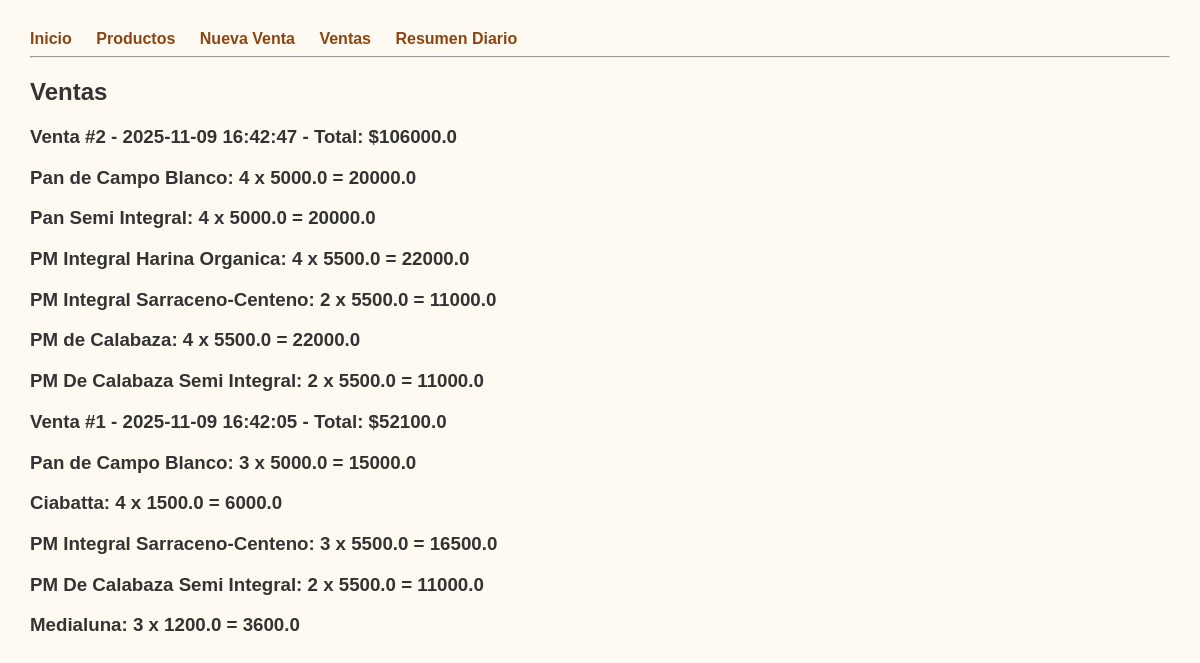
The app's page /ventas with its own data.
### tables this page shows
CREATE TABLE ventas (
    id INTEGER PRIMARY KEY AUTOINCREMENT,
    fecha TEXT NOT NULL,
    total REAL NOT NULL
);

CREATE TABLE detalle_ventas (
    id INTEGER PRIMARY KEY AUTOINCREMENT,
    id_venta INTEGER,
    id_producto INTEGER,
    cantidad INTEGER,
    precio_unitario REAL,
    subtotal REAL,
    FOREIGN KEY(id_venta) REFERENCES ventas(id),
    FOREIGN KEY(id_producto) REFERENCES productos(id)
);

CREATE TABLE productos (
    id INTEGER PRIMARY KEY AUTOINCREMENT,
    nombre TEXT NOT NULL,
    precio REAL NOT NULL,
    stock INTEGER DEFAULT 0
);

### app.py (the view)
@app.route('/ventas')
def ventas():
    ventas = ejecutar_consulta("SELECT * FROM ventas ORDER BY fecha DESC", fetch=True)
    detalle = {}
    for v in ventas:
        id_v = v[0]
        detalle[id_v] = ejecutar_consulta(
            """SELECT p.nombre, d.cantidad, d.precio_unitario, d.subtotal
               FROM detalle_ventas d
               JOIN productos p ON d.id_producto = p.id
               WHERE d.id_venta=?""", (id_v,), fetch=True
        )
        print(detalle)
    return render_template("ventas.html", ventas=ventas, detalle=detalle)

### app.py (called while the page is built)
def ejecutar_consulta(query, params=(), fetch=False):
    con = sqlite3.connect("panaderia.db")
    cur = con.cursor()
    try:
        cur.execute(query, params)
        if fetch:
            datos = cur.fetchall()
            con.commit()     # ✅ siempre confirmamos antes de cerrar
            return datos
        else:
            con.commit()
            return cur.lastrowid  # ✅ útil para INSERTs
    except sqlite3.Error as e:
        print("❌ Error en la consulta:", e)
        con.rollback()
        raise
    finally:
        con.close()

### templates/ventas.html
{% extends "base.html" %}
{% block contenido %}
<h2>Ventas</h2>
{% for v in ventas %}
    <h3>Venta #{{ v[0] }} - {{ v[1] }} - Total: ${{ v[2] }}</h3>
    {% for x in detalle[v[0]] %}
        <h3>{{x[0]}}: {{x[1]}} x {{x[2]}} = {{x[3]}} </h3>
    {% endfor %}
{% endfor %}
{% endblock %}

### templates/base.html (style rules this page uses)
body { font-family: Arial; margin: 30px; background: #fffaf1; color: #333; }

### records on screen
ventas: id "2", fecha "2025-11-09 16:42:47", total "106000.0"
detalle_ventas: nombre "Pan de Campo Blanco", cantidad "4", precio_unitario "5000.0", subtotal "20000.0"
detalle_ventas: nombre "Pan Semi Integral", cantidad "4", precio_unitario "5000.0", subtotal "20000.0"
detalle_ventas: nombre "PM Integral Harina Organica", cantidad "4", precio_unitario "5500.0", subtotal "22000.0"
detalle_ventas: nombre "PM Integral Sarraceno-Centeno", cantidad "2", precio_unitario "5500.0", subtotal "11000.0"
detalle_ventas: nombre "PM de Calabaza", cantidad "4", precio_unitario "5500.0", subtotal "22000.0"
detalle_ventas: nombre "PM De Calabaza Semi Integral", cantidad "2", precio_unitario "5500.0", subtotal "11000.0"
ventas: id "1", fecha "2025-11-09 16:42:05", total "52100.0"
detalle_ventas: nombre "Pan de Campo Blanco", cantidad "3", precio_unitario "5000.0", subtotal "15000.0"
detalle_ventas: nombre "Ciabatta", cantidad "4", precio_unitario "1500.0", subtotal "6000.0"
detalle_ventas: nombre "PM Integral Sarraceno-Centeno", cantidad "3", precio_unitario "5500.0", subtotal "16500.0"
detalle_ventas: nombre "PM De Calabaza Semi Integral", cantidad "2", precio_unitario "5500.0", subtotal "11000.0"
detalle_ventas: nombre "Medialuna", cantidad "3", precio_unitario "1200.0", subtotal "3600.0"
